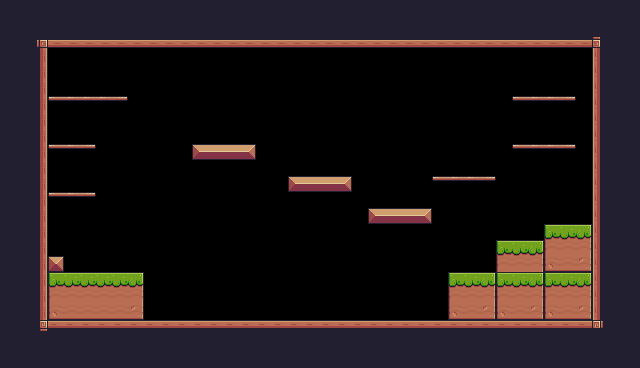

This is a level from a 2D game, rendered from its Tiled map with the project's own tilesets. A one-line summary and the complete map file follow:
An orthogonal 40x23 tile map with 16x16 px tiles, 1 tile layer (Background) and 29 objects (10x Fruit, 5x Platform, Player, Platformwitha focuson building clean, re).

<map version="1.10" tiledversion="1.11.2" orientation="orthogonal" renderorder="right-down" width="40" height="23" tilewidth="16" tileheight="16" infinite="0" nextlayerid="4" nextobjectid="38">
 <tileset firstgid="1" source="Pixel Adventure.tsx" />
 <layer id="1" name="Background" width="40" height="23" offsetx="0.687433" offsety="0">
  <properties>
   <property name="BackgroundColor" value="Pink" />
  </properties>
  <data encoding="csv">
24,24,24,24,24,24,24,24,24,24,24,24,24,24,24,24,24,24,24,24,24,24,24,24,24,24,24,24,24,24,24,24,24,24,24,24,24,24,24,24,
24,24,24,24,24,24,24,24,24,24,24,24,24,24,24,24,24,24,24,24,24,24,24,24,24,24,24,24,24,24,24,24,24,24,24,24,24,24,24,24,
24,24,92,134,134,134,134,134,134,134,134,134,134,134,134,134,134,134,134,134,134,134,134,134,134,134,134,134,134,134,134,134,134,134,134,134,134,93,24,24,
24,24,113,166,0,50,50,50,50,50,50,50,50,50,50,50,50,50,50,50,50,50,50,50,50,50,50,50,50,50,50,50,50,50,50,50,166,111,24,24,
24,24,113,166,0,50,50,50,50,50,50,50,50,50,50,50,50,50,50,50,50,50,50,50,50,50,50,50,50,50,50,50,50,50,50,50,166,111,24,24,
24,24,113,166,0,50,50,50,50,50,50,50,50,50,50,50,50,50,50,50,50,50,50,50,50,50,50,50,50,50,50,50,50,50,50,50,166,111,24,24,
24,24,113,40,41,41,41,42,78,79,50,50,50,50,50,50,50,50,50,50,50,50,50,50,50,50,50,50,50,50,50,50,40,41,41,42,166,111,24,24,
24,24,113,166,50,50,164,165,166,167,168,50,50,50,50,50,50,50,50,50,50,50,50,50,50,50,50,50,50,50,50,50,50,50,50,50,166,111,24,24,
24,24,113,70,70,71,50,50,50,76,77,78,78,79,80,50,50,50,50,50,50,50,50,50,50,50,50,50,50,50,50,50,50,84,84,85,166,111,24,24,
24,24,113,40,41,42,50,50,50,50,50,50,13,14,14,15,50,50,50,50,50,50,50,50,50,50,50,50,50,50,50,50,40,41,41,42,166,111,24,24,
24,24,113,166,166,50,50,50,50,50,50,50,50,50,76,77,78,79,80,50,50,50,50,50,50,50,50,50,50,50,50,50,50,50,50,50,166,111,24,24,
24,24,113,70,70,71,50,50,50,50,50,50,50,50,50,50,50,50,13,14,14,15,50,50,50,50,50,40,41,41,42,50,50,50,50,50,166,111,24,24,
24,24,113,40,41,42,50,50,50,50,50,50,50,50,50,50,50,50,50,76,77,78,79,80,50,50,50,50,50,50,50,50,50,50,50,50,166,111,24,24,
24,24,113,166,166,50,50,50,50,50,50,50,50,50,50,50,50,50,50,50,50,50,50,13,14,14,15,50,50,50,50,50,50,50,50,50,166,111,24,24,
24,24,113,70,70,71,50,50,50,50,50,50,50,50,50,50,50,50,50,50,50,50,50,50,50,50,76,77,78,79,80,50,50,50,7,8,9,111,24,24,
24,24,113,166,50,50,50,50,50,50,50,50,50,50,50,50,50,50,50,50,50,50,50,50,50,50,50,50,50,50,50,7,8,9,29,30,31,111,24,24,
24,24,113,35,71,50,50,50,50,50,50,50,50,50,50,50,50,50,50,50,50,50,50,50,50,50,50,50,50,72,72,29,30,31,51,52,53,111,24,24,
24,24,113,7,8,8,8,8,9,54,50,50,50,50,50,50,50,50,50,50,50,50,50,50,50,72,73,74,7,8,9,7,8,9,7,8,9,111,24,24,
24,24,113,29,30,30,30,30,31,54,50,50,50,50,50,50,50,50,50,50,50,50,50,50,50,72,73,74,29,30,31,29,30,31,29,30,31,111,24,24,
24,24,113,51,52,52,52,52,53,54,50,50,50,50,50,50,50,50,50,50,50,50,50,50,50,72,73,74,51,52,53,51,52,53,51,52,53,111,24,24,
24,24,114,90,90,90,90,90,90,90,90,90,90,90,90,90,90,90,90,90,90,90,90,90,90,90,90,90,90,90,90,90,90,90,90,90,90,115,24,24,
24,24,24,24,24,24,24,24,24,24,24,24,24,24,24,24,24,24,24,24,24,24,24,24,24,24,24,24,24,24,24,24,24,24,24,24,24,24,24,24,
24,24,24,24,24,24,24,24,24,24,24,24,24,24,24,24,24,24,24,24,24,24,24,24,24,24,24,24,24,24,24,24,24,24,24,24,24,24,24,24
</data>
 </layer>
 <objectgroup id="2" name="SpawnPoints" class="Player">
  <object id="4" name="Player" type="Player" x="112.052" y="240.602" width="31.6219" height="30.247" />
  <object id="26" name="Bananas" type="Fruit" x="64" y="64" width="32" height="32" />
  <object id="29" name="Cherries" type="Fruit" x="48" y="112" width="32" height="32" />
  <object id="30" name="Cherries" type="Fruit" x="48" y="112" width="32" height="32" />
  <object id="31" name="Apples" type="Fruit" x="48" y="160" width="32" height="32" />
  <object id="32" name="Apples" type="Fruit" x="192" y="112" width="32" height="32" />
  <object id="33" name="Apples" type="Fruit" x="224" y="112" width="32" height="32" />
  <object id="34" name="Apples" type="Fruit" x="208" y="80" width="32" height="32" />
  <object id="35" name="Kiwi" type="Fruit" x="304" y="144" width="32" height="32" />
  <object id="36" name="Orange" type="Fruit" x="384" y="176" width="32" height="32" />
  <object id="37" name="Kiwi" type="Fruit" x="528" y="64" width="32" height="32" />
 </objectgroup>
 <objectgroup id="3" name="Collisions">
  <object id="6" x="32" y="32" width="16" height="304" />
  <object id="7" x="48" y="32" width="544" height="16" />
  <object id="8" x="48" y="320" width="544" height="16" />
  <object id="9" x="592" y="32" width="16" height="304" />
  <object id="10" x="48" y="256" width="16" height="16" />
  <object id="11" x="48" y="272" width="96" height="48" />
  <object id="12" x="448" y="272" width="144" height="48" />
  <object id="13" x="496" y="240" width="48" height="32" />
  <object id="14" x="544" y="224" width="48" height="48" />
  <object id="15" x="192" y="144" width="64" height="16" />
  <object id="16" x="288" y="176" width="64" height="16" />
  <object id="17" x="368" y="208" width="64" height="16" />
  <object id="18" type="Platform" x="432" y="176" width="64" height="16" />
  <object id="19" type="Platformwitha focuson building clean, responsive, and user-friendly applications." x="512" y="144" width="64" height="16" />
  <object id="21" type="Platform" x="512" y="96" width="64" height="16" />
  <object id="23" type="Platform" x="48" y="144" width="48" height="16" />
  <object id="24" type="Platform" x="48" y="192" width="48" height="16" />
  <object id="25" type="Platform" x="48" y="96" width="80" height="16" />
 </objectgroup>
</map>
